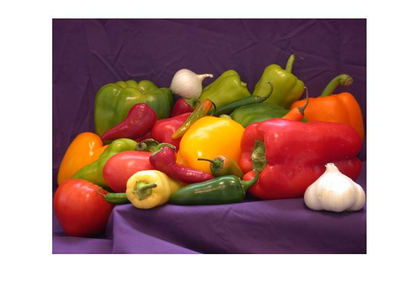
%> input picture exercises/5/test.png, 420 x 294 px, shrunk from 684 x 479 before the run
$ octave BandPass_Ideal.m   (GNU Octave 9; MATLAB toolbox functions it lacks are replaced by stand-ins)
%> lines starting %> are read from the running program, lines starting %| are printed output that depends on the picture; in (x1, y1, x2, y2) boxes, pixels count from 0 and x2, y2 are one past the last pixel; in counts of white or black regions, pixels touching at a corner belong together; the program's own positions count from 1
clear; close all; clc;

im = imread('test.png');
%> im is the input picture: size 294x420x3 uint8; mean R, G, B 174.3, 141.7, 136.5

im = rgb2gray(im);
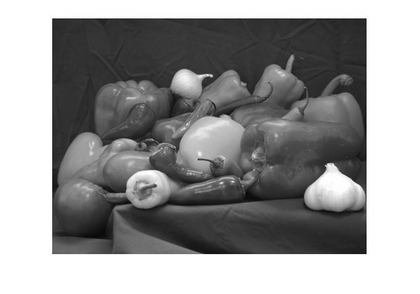
%> im: size 294x420 uint8; min 5, max 255, mean 150.8
F = fft2(double(im));
F_shift = fftshift(F);
% imshow(F_shift),title('fft');

[P, Q, Di] = size(im);
%> P = 294; Q = 420; Di = 1
r0 = 230;
w = 50;
H = zeros(P,Q);

for u = 1:P
    for v = 1:Q
        r_uv = round(sqrt((u - P/2).^2 + (v - Q/2).^2));
        if (r_uv >= (r0 - w)) && (r_uv <= r0 + w)
            H(u,v) = 1;
        end
    end
end
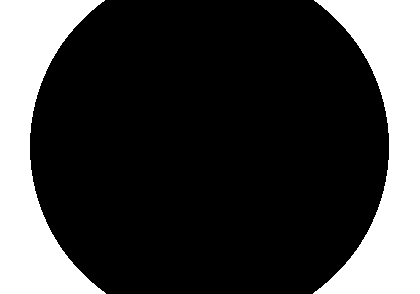
%> H: size 294x420 double; values 0 (black) and 1 (white), 25.4% white; 2 white regions, box (x1, y1, x2, y2) and area: (313, 0, 420, 294) 15826, (0, 0, 106, 294) 15532

out_mul = F_shift .* H;
out_shift = ifftshift(out_mul);
out = ifft2(out_shift);

out = (uint8(abs(out)));
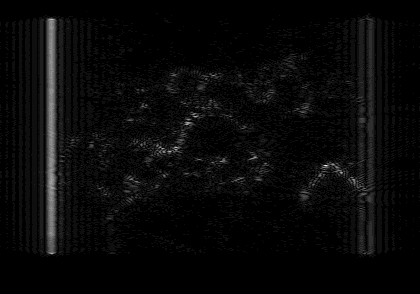
%> out: size 294x420 uint8; min 0, max 16, mean 0.562; drawn with min black and max white

figure, imshow(im), title('input');
figure, imshow(out), title('output ideal');
figure, mesh(H);
%> after `mesh(H)`:
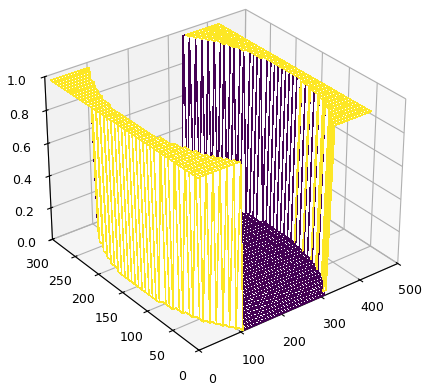
%> figure redrawn from the program's plot data
figure, imshow(H);
